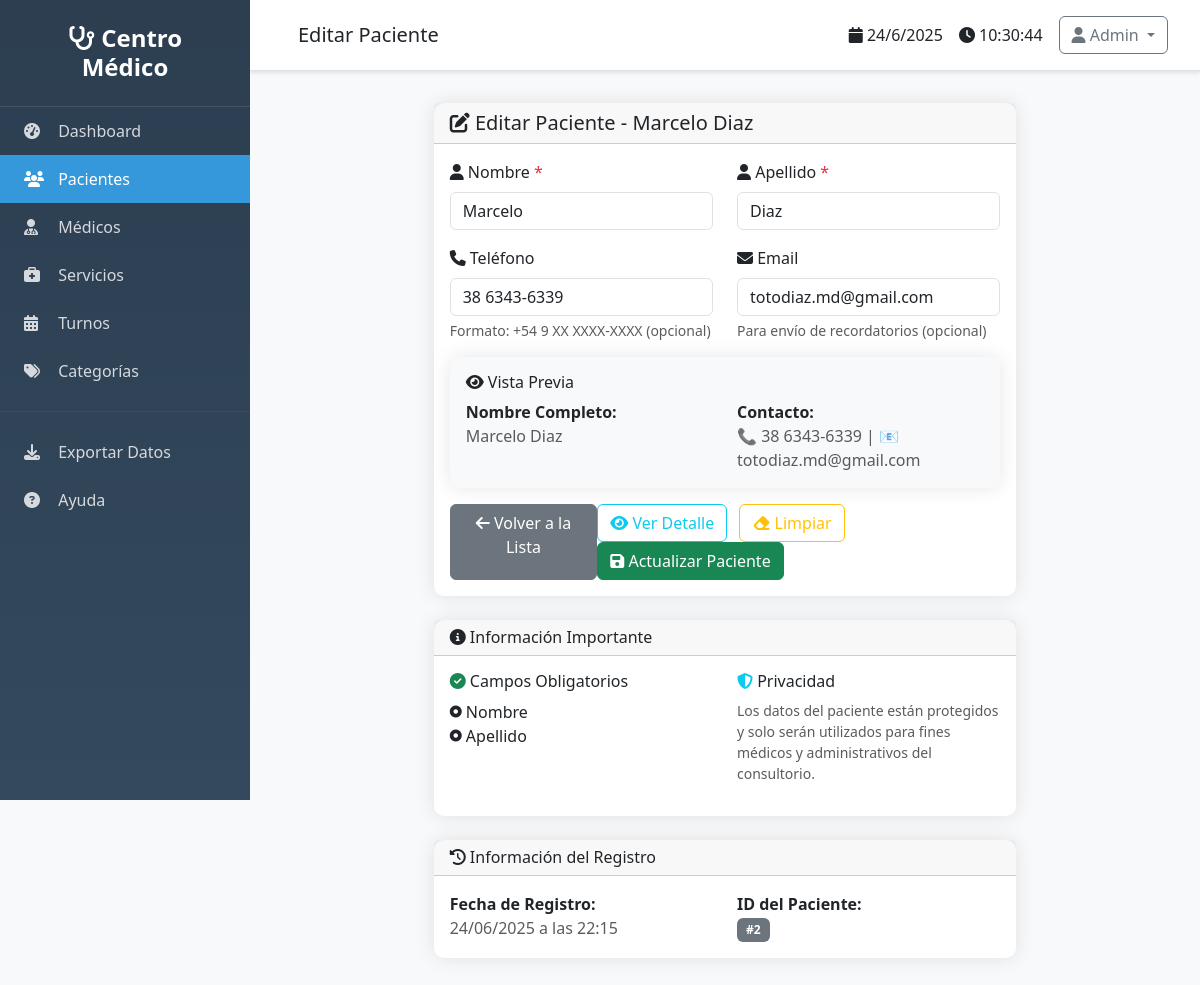
/clientes/2/editar, run on the app's committed database.
### src/models/cliente.py (models this page shows, shortened)
class Cliente(db.Model):
    __tablename__ = 'clientes'
    id = db.Column(db.Integer, primary_key=True)
    nombre = db.Column(db.String(100), nullable=False)
    apellido = db.Column(db.String(100), nullable=False)
    telefono = db.Column(db.String(20), nullable=True)
    email = db.Column(db.String(120), nullable=True)
    fecha_creacion = db.Column(db.DateTime, default=datetime.utcnow)
    activo = db.Column(db.Boolean, default=True)
    turnos = db.relationship('Turno', backref='cliente', lazy=True)
    @property
    def nombre_completo(self):
        return f"{self.nombre} {self.apellido}"

### src/routes/clientes.py (the view)
@clientes_bp.route('/<int:id>/editar')
def editar(id):
    try:
        if ClienteService:
            cliente = ClienteService.get_cliente_by_id(id)
        else:
            cliente = None
        if not cliente:
            flash('Cliente no encontrado', 'error')
            return redirect(url_for('clientes.listar'))
        return render_template('clientes/formulario.html', cliente=cliente)
    except Exception as e:
        flash(f'Error al cargar cliente: {str(e)}', 'error')
        return redirect(url_for('clientes.listar'))

### src/services/cliente_service.py (called while the page is built)
    @staticmethod
    def get_cliente_by_id(id):
        return Cliente.query.filter_by(id=id, activo=True).first()

### templates/clientes/formulario.html (shortened to what this page needs)
{% extends "base.html" %}
{% block page_title %}
    {% if cliente %}Editar Paciente{% else %}Nuevo Paciente{% endif %}
{% endblock %}
{% block content %}
<div class="row justify-content-center">
    <div class="col-md-8">
        <div class="card">
            <div class="card-header">
                <h5 class="card-title mb-0">
                    <i class="fas fa-{% if cliente %}edit{% else %}plus{% endif %}"></i>
                    {% if cliente %}Editar Paciente - {{ cliente.nombre_completo }}{% else %}Agregar Nuevo Paciente{% endif %}
                </h5>
            </div>
            <div class="card-body">
                <form id="formCliente" method="POST"
                      action="{% if cliente %}{{ url_for('clientes.actualizar', id=cliente.id) }}{% else %}{{ url_for('clientes.crear') }}{% endif %}">
                    <div class="row">
                        <div class="col-md-6 mb-3">
                            <label for="nombre" class="form-label">
                                <i class="fas fa-user"></i> Nombre <span class="text-danger">*</span>
                            </label>
                            <input type="text" class="form-control" id="nombre" name="nombre"
                                   value="{{ cliente.nombre if cliente else '' }}" required>
                        </div>
                        <div class="col-md-6 mb-3">
                            <label for="apellido" class="form-label">
                                <i class="fas fa-user"></i> Apellido <span class="text-danger">*</span>
                            </label>
                            <input type="text" class="form-control" id="apellido" name="apellido"
                                   value="{{ cliente.apellido if cliente else '' }}" required>
                        </div>
                    </div>
                    <div class="row">
                        <div class="col-md-6 mb-3">
                            <label for="telefono" class="form-label">
                                <i class="fas fa-phone"></i> Teléfono
                            </label>
                            <input type="tel" class="form-control" id="telefono" name="telefono"
                                   value="{{ cliente.telefono if cliente and cliente.telefono else '' }}"
                                   placeholder="+54 9 11 1234-5678">
                            <div class="form-text">Formato: +54 9 XX XXXX-XXXX (opcional)</div>
                        </div>
                        <div class="col-md-6 mb-3">
                            <label for="email" class="form-label">
                                <i class="fas fa-envelope"></i> Email
                            </label>
                            <input type="email" class="form-control" id="email" name="email"
                                   value="{{ cliente.email if cliente and cliente.email else '' }}"
                                   placeholder="ejemplo@email.com">
                            <div class="form-text">Para envío de recordatorios (opcional)</div>
                        </div>
                    </div>
                    <div class="row mb-3">
                        <div class="col-12">
                            <div class="card bg-light">
                                <div class="card-body">
                                    <h6 class="card-title">
                                        <i class="fas fa-eye"></i> Vista Previa
                                    </h6>
                                    <div class="row">
                                        <div class="col-md-6">
                                            <strong>Nombre Completo:</strong><br>
                                            <span id="previewNombre" class="text-muted">-</span>
                                        </div>
                                        <div class="col-md-6">
                                            <strong>Contacto:</strong><br>
                                            <span id="previewContacto" class="text-muted">-</span>
                                        </div>
                                    </div>
                                </div>
                            </div>
                        </div>
                    </div>
                    <div class="row">
                        <div class="col-12">
                            <div class="d-flex justify-content-between">
                                <a href="{{ url_for('clientes.listar') }}" class="btn btn-secondary">
                                    <i class="fas fa-arrow-left"></i> Volver a la Lista
                                </a>
                                <div>
                                    {% if cliente %}
                                        <a href="{{ url_for('clientes.detalle', id=cliente.id) }}" class="btn btn-outline-info me-2">
                                            <i class="fas fa-eye"></i> Ver Detalle
                                        </a>
                                    {% endif %}
                                    <button type="button" class="btn btn-outline-warning me-2" onclick="limpiarFormulario()">
                                        <i class="fas fa-eraser"></i> Limpiar
                                    </button>
                                    <button type="submit" class="btn btn-success" id="btnGuardar">
                                        <i class="fas fa-save"></i>
                                        {% if cliente %}Actualizar Paciente{% else %}Guardar Paciente{% endif %}
                                    </button>
                                </div>
                            </div>
                        </div>
                    </div>
                </form>
            </div>
        </div>
        <div class="card mt-4">
            <div class="card-header">
                <h6 class="card-title mb-0">
                    <i class="fas fa-info-circle"></i> Información Importante
                </h6>
            </div>
            <div class="card-body">
                <div class="row">
                    <div class="col-md-6">
                        <h6><i class="fas fa-check-circle text-success"></i> Campos Obligatorios</h6>
                        <ul class="list-unstyled">
                            <li><i class="fas fa-dot-circle fa-xs"></i> Nombre</li>
                            <li><i class="fas fa-dot-circle fa-xs"></i> Apellido</li>
                        </ul>
                    </div>
                    <div class="col-md-6">
                        <h6><i class="fas fa-shield-alt text-info"></i> Privacidad</h6>
                        <p class="small text-muted">
                            Los datos del paciente están protegidos y solo serán utilizados
                            para fines médicos y administrativos del consultorio.
                        </p>
                    </div>
                </div>
            </div>
        </div>
        {% if cliente %}
        <div class="card mt-4">
            <div class="card-header">
                <h6 class="card-title mb-0">
                    <i class="fas fa-history"></i> Información del Registro
                </h6>
            </div>
            <div class="card-body">
                <div class="row">
                    <div class="col-md-6">
                        <strong>Fecha de Registro:</strong><br>
                        <span class="text-muted">
                            {{ cliente.fecha_creacion.strftime('%d/%m/%Y a las %H:%M') if cliente.fecha_creacion else 'No disponible' }}
                        </span>
                    </div>
                    <div class="col-md-6">
                        <strong>ID del Paciente:</strong><br>
                        <span class="badge bg-secondary">#{{ cliente.id }}</span>
                    </div>
                </div>
            </div>
        </div>
        {% endif %}
    </div>
</div>
{% endblock %}

### templates/base.html (style rules this page uses)
:root { --primary-color: #2c3e50; --secondary-color: #3498db; --success-color: #27ae60; --warning-color: #f39c12; --danger-color: #e74c3c; --sidebar-width: 250px; }
body { font-family: 'Segoe UI', Tahoma, Geneva, Verdana, sans-serif; background-color: #f8f9fa; }
.card { border: none; border-radius: 10px; box-shadow: 0 0 20px rgba(0,0,0,0.1); transition: transform 0.3s; }
.badge { font-size: 0.75em; padding: 0.5em 0.75em; }

### data on the page
Cliente: nombre_completo "Marcelo Diaz", nombre "Marcelo", apellido "Diaz", telefono "38 6343-6339", email "totodiaz.md@gmail.com", fecha_creacion "24/06/2025 a las 22:15", id "2"
